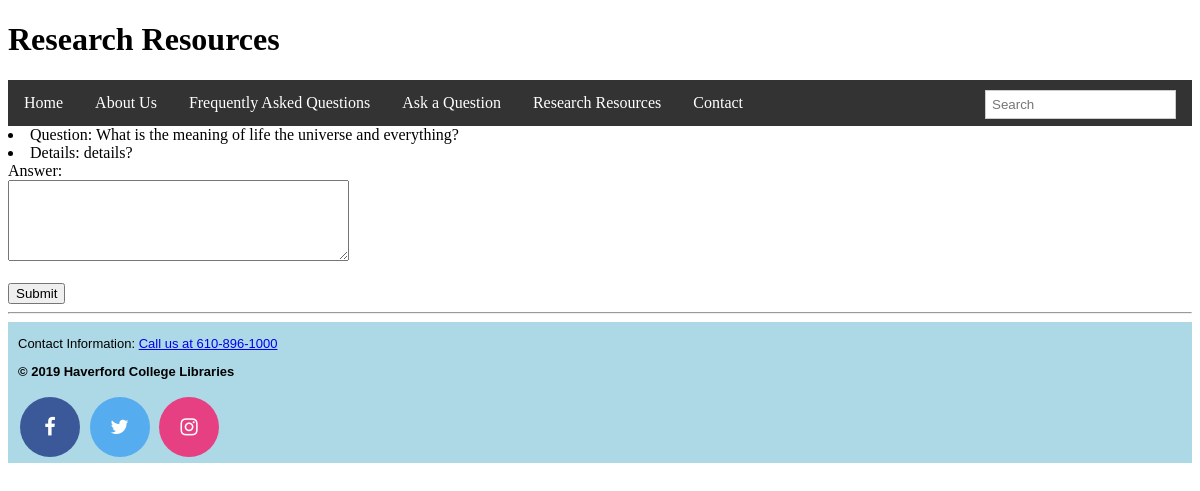
Before: /research/ with the older database file.
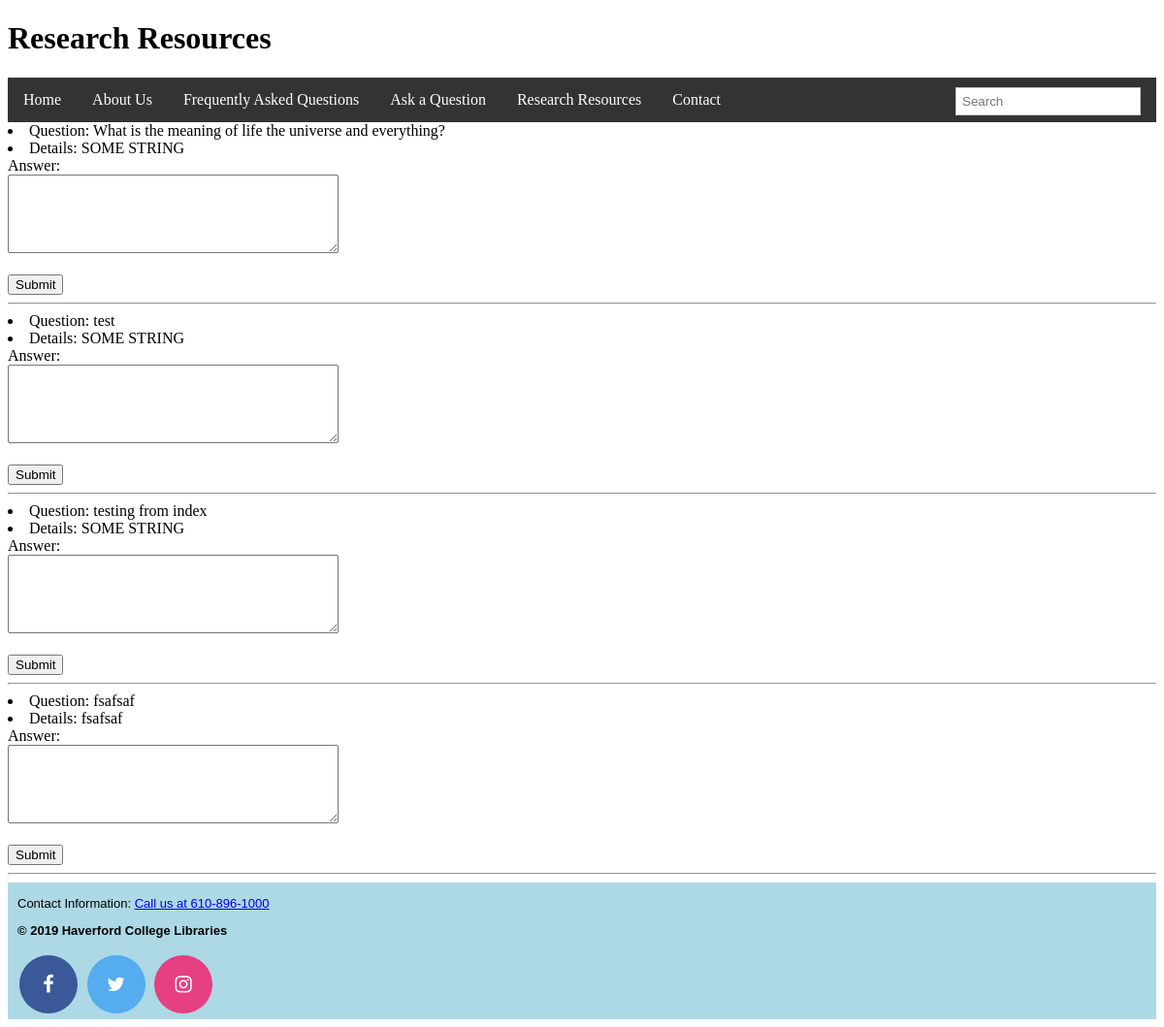
After: the same page with the newer database file.
### newapp/models.py (models this page shows)
class Question(models.Model):
    question = models.CharField(max_length=140, help_text='Question')
    details = models.CharField(max_length=3000, help_text='Question Details', default='SOME STRING')
    tags = models.ManyToManyField('Tag')
    pass

### newapp/views.py (the view)
# urls.py: path('research/', views.research, name = 'research'),
def research(request):
    form = AnswerForm()
    all_questions = Question.objects.all()
    return render(request, 'research.html', {'form' : form, 'all_questions' : all_questions})

### newapp/forms.py
class AnswerForm(forms.Form):
	answer = forms.CharField(label='Answer', max_length=1000, widget=forms.Textarea(attrs={"rows":5, "cols":40}))

### newapp/templates/research.html
{% extends "base.html" %}
{% block header %}
<h1> Research Resources </h1>
{% endblock %}
{% block content %}
{% for item in all_questions %}
  <li>Question: {{ item.question }}</li>
  <li>Details: {{ item.details }}</li>
  {% for field in form  %}
    {{ field.label_tag }}
    <form action="" method="post">
      {{ field }}
      <br></br>
      <input type="submit" value="Submit">
    </form>
  {% endfor %}
  <hr></hr>
{% endfor %}
{% endblock %}

### newapp/templates/base.html (shortened to what this page needs)
{% load static %}
<!DOCTYPE html>
<html>
<div id = "container">
<head>
<link rel="stylesheet" href="{% static 'base.css' %}">
</head>
  <div id = "body">
    <body>
      <div id = "header">
	{% block header %}{% endblock %}
      </div>
      {% block navbar %}{% include "nav.html" %}{% endblock %}
      {% block content %}{% endblock content %}
      <div id = "footer"> {% block footer %}{% include "footer.html" %}{% endblock %}</div>
    </body>
  </div>
</html>

### newapp/templates/nav.html
<nav>
  <ul>
    <li class="home"><a href="/">Home</a></li>
    <li class="about"><a class="active" href="/about">About Us</a></li>
    <li class="faqs"><a href="/faq">Frequently Asked Questions</a></li>
    <li class="add"><a href="/addquestion/">Ask a Question</a></li>
    <li class="research"><a href="/research"> Research Resources</a></li>
    <li class="contact"><a href="/contact">Contact</a></li>
    <div class="searchbar" style="float:right; padding:0px; margin-top:2px">
      <input type="text" placeholder="Search">
      </div>
  </ul>
  </nav>

### newapp/templates/footer.html
<link rel="stylesheet" href="https://cdnjs.cloudflare.com/ajax/libs/font-awesome/4.7.0/css/font-awesome.min.css">
<footer>
  <p style="font-size: 13px;">Contact Information: <a href="tel:6108961000">Call us at 610-896-1000</a></p>
  <p style="font-size: 13px;"><strong>&copy; 2019 Haverford College Libraries</strong></p>
  <a href="https://www.facebook.com/hclibraries/" class="fa fa-facebook"></a>
  <a href="https://twitter.com/hclibraries?lang=en" class="fa fa-twitter"></a>
  <a href="https://www.instagram.com/hclibraries/" class="fa fa-instagram"></a>
</footer>

### newapp/static/base.css (style rules this page uses)
nav ul { list-style-type: none; margin: 0; padding: 0; overflow: hidden; background-color: #333; }
nav li { float: left; }
nav li a { display: block; color: white; text-align: center; padding: 14px 16px; text-decoration: none; }
.searchbar { overflow: hidden; background-color: #333; }
.searchbar { float: left; display: block; color: black; text-align: center; padding: 14px 16px; text-decoration: none; }
.searchbar input[type=text] { float: right; padding: 6px; border: none; margin-top: 8px; margin-right: 16px; }
.searchbar input[type=text] { border: 1px solid #ccc; }
.fa { padding: 20px; width: 20px; text-align: center; text-decoration: none; margin: 5px 2px; border-radius: 50%; }
.fa-facebook { background: #3B5998; color: white; }
.fa-twitter { background: #55ACEE; color: white; }
.fa-instagram { background: #E63F82; color: white; }
footer { padding: 1.2px 0; padding-left: 10px; background: #add8e6; font-family: "Fjalla One", Verdana, Geneva, sans-serif; font-size: 20px; position: relative; }

Changed rows visible on the page:
changed Question "What is the meaning of life the universe and everything?": details "details?" → "SOME STRING"
added Question: question "test", details "SOME STRING", label_tag "Answer:"
added Question: question "testing from index", details "SOME STRING", label_tag "Answer:"
added Question: question "fsafsaf", details "fsafsaf", label_tag "Answer:"
